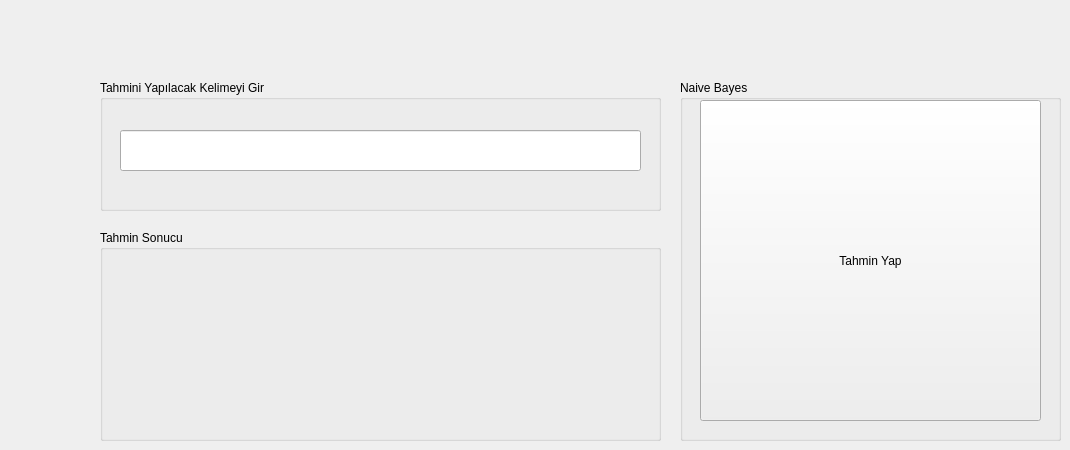
   <widget class="QWidget" name="tab_7">
    <attribute name="title">
     <string>NAİVE BAYES</string>
    </attribute>
    <widget class="QGroupBox" name="groupBox_19">
     <property name="geometry">
      <rect>
       <x>100</x>
       <y>80</y>
       <width>561</width>
       <height>131</height>
      </rect>
     </property>
     <property name="title">
      <string>Tahmini Yapılacak Kelimeyi Gir</string>
     </property>
     <widget class="QLineEdit" name="leNaiveBayes">
      <property name="geometry">
       <rect>
        <x>20</x>
        <y>50</y>
        <width>521</width>
        <height>41</height>
       </rect>
      </property>
     </widget>
    </widget>
    <widget class="QGroupBox" name="groupBox_20">
     <property name="geometry">
      <rect>
       <x>680</x>
       <y>80</y>
       <width>381</width>
       <height>361</height>
      </rect>
     </property>
     <property name="title">
      <string>Naive Bayes </string>
     </property>
     <widget class="QPushButton" name="btnNiveBayesAra">
      <property name="geometry">
       <rect>
        <x>20</x>
        <y>20</y>
        <width>341</width>
        <height>321</height>
       </rect>
      </property>
      <property name="text">
       <string>Tahmin Yap</string>
      </property>
     </widget>
    </widget>
    <widget class="QGroupBox" name="groupBox_21">
     <property name="geometry">
      <rect>
       <x>100</x>
       <y>230</y>
       <width>561</width>
       <height>211</height>
      </rect>
     </property>
     <property name="title">
      <string>Tahmin Sonucu </string>
     </property>
     <widget class="QLabel" name="lblNaiveBayesSonuc">
      <property name="geometry">
       <rect>
        <x>120</x>
        <y>90</y>
        <width>281</width>
        <height>31</height>
       </rect>
      </property>
      <property name="text">
       <string/>
      </property>
     </widget>
    </widget>
   </widget>
